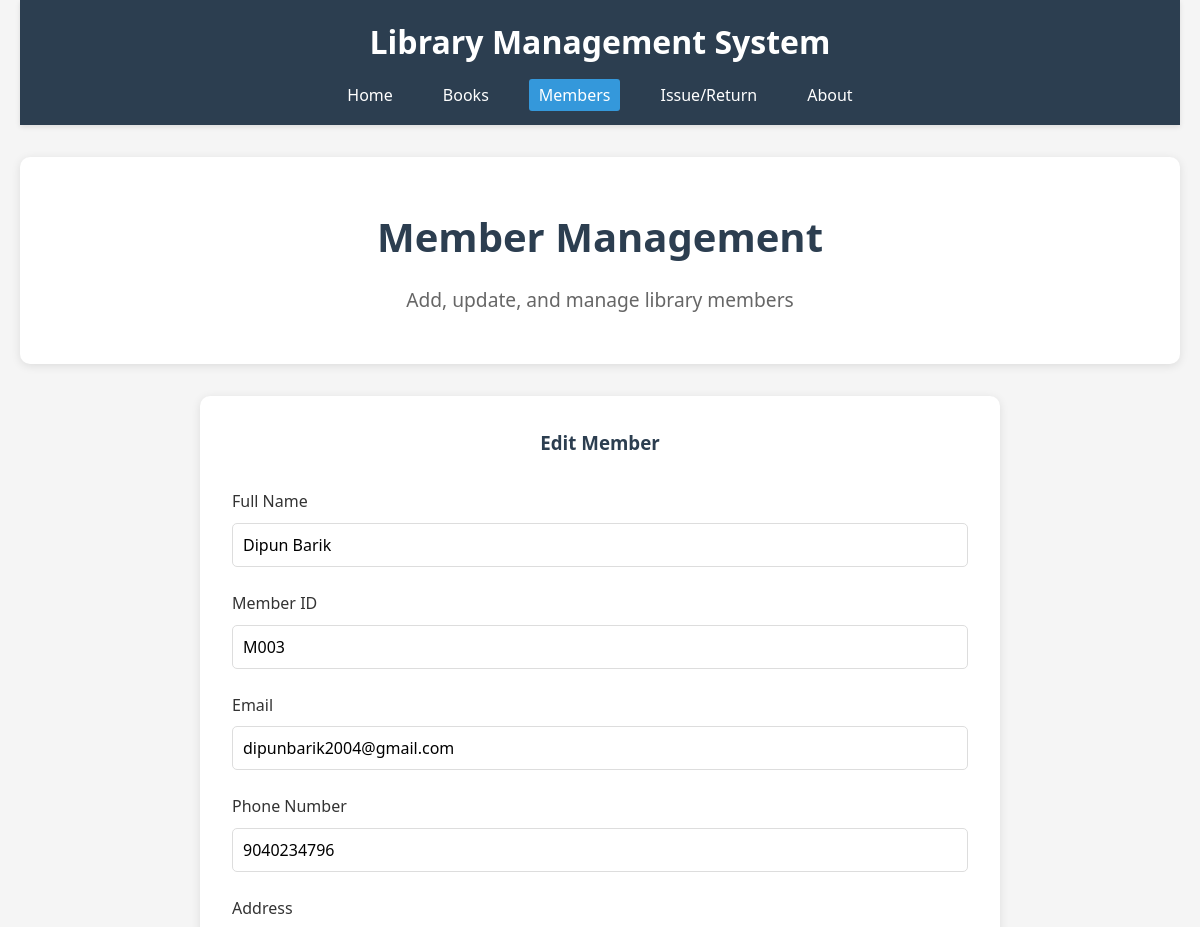
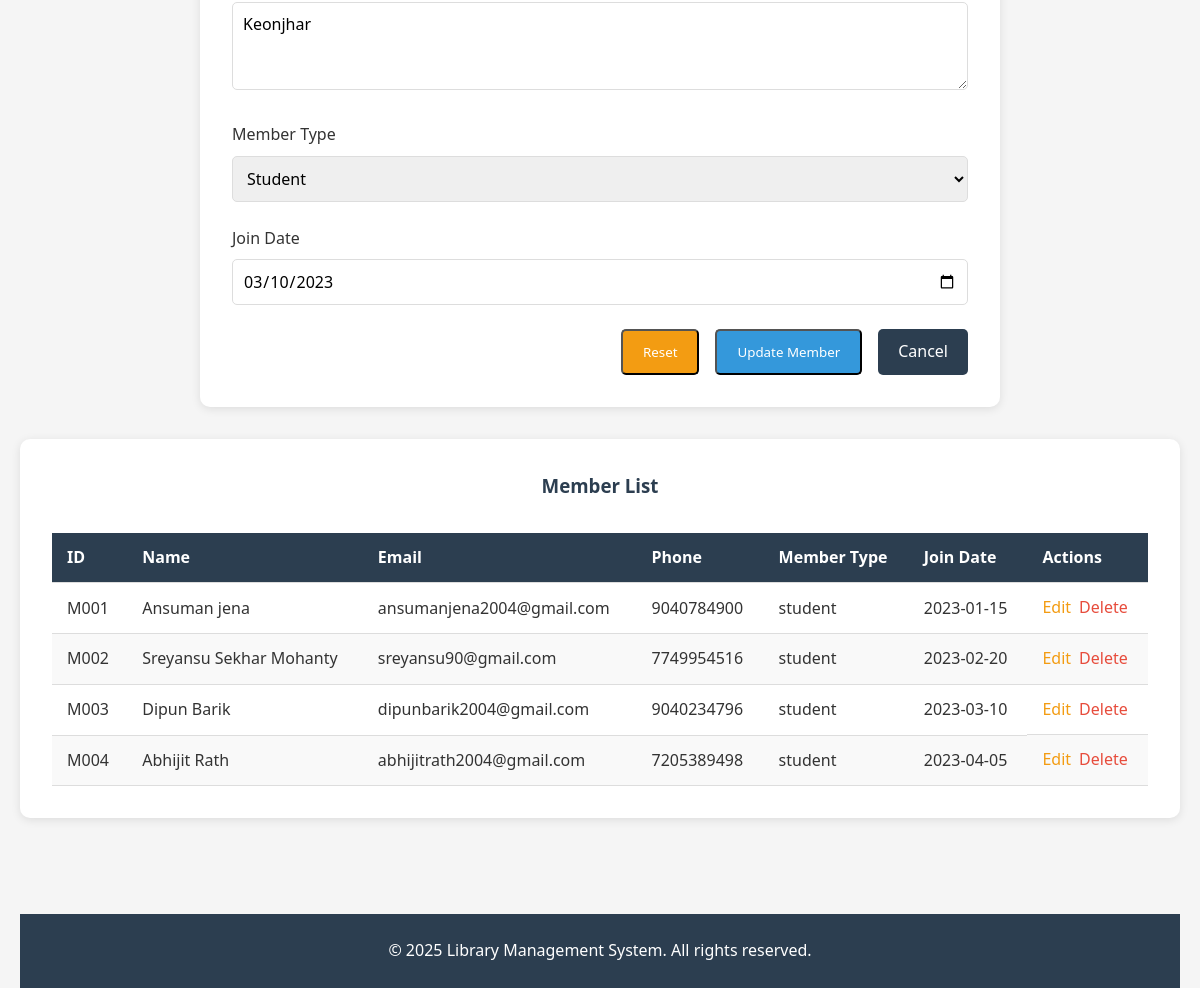
The app's page /members/edit/3 with its own data (2 pictures, top to bottom).
### app.py (models this page shows, shortened)
class Member(db.Model):
    id = db.Column(db.Integer, primary_key=True)
    member_id = db.Column(db.String(20), unique=True, nullable=False)
    name = db.Column(db.String(100), nullable=False)
    email = db.Column(db.String(100), unique=True, nullable=False)
    phone = db.Column(db.String(20), nullable=False)
    address = db.Column(db.Text)
    member_type = db.Column(db.String(20), nullable=False)
    join_date = db.Column(db.Date, nullable=False)
    created_at = db.Column(db.DateTime, default=datetime.utcnow)

### app.py (the view, shortened to what this page needs)
@app.route('/members/edit/<int:id>', methods=['GET', 'POST'])
def edit_member(id):
    member = Member.query.get_or_404(id)
    members = Member.query.all()
    return render_template('members.html', member=member, members=members, edit_mode=True)

### templates/members.html (shortened to what this page needs)
{% extends 'base.html' %}
{% block content %}
<section class="hero">
    <h2>Member Management</h2>
    <p>Add, update, and manage library members</p>
</section>
<section class="form-container">
    <h3 class="form-title">{% if edit_mode %}Edit Member{% else %}Add New Member{% endif %}</h3>
    <form action="{% if edit_mode %}{{ url_for('edit_member', id=member.id) }}{% else %}{{ url_for('add_member') }}{% endif %}" method="POST">
        <div class="form-group">
            <label for="memberName">Full Name</label>
            <input type="text" id="memberName" name="memberName" class="form-control" placeholder="Enter full name" value="{% if edit_mode %}{{ member.name }}{% endif %}" required>
        </div>
        <div class="form-group">
            <label for="memberID">Member ID</label>
            <input type="text" id="memberID" name="memberID" class="form-control" placeholder="Enter member ID" value="{% if edit_mode %}{{ member.member_id }}{% endif %}" required>
        </div>
        <div class="form-group">
            <label for="email">Email</label>
            <input type="email" id="email" name="email" class="form-control" placeholder="Enter email address" value="{% if edit_mode %}{{ member.email }}{% endif %}" required>
        </div>
        <div class="form-group">
            <label for="phone">Phone Number</label>
            <input type="tel" id="phone" name="phone" class="form-control" placeholder="Enter phone number" value="{% if edit_mode %}{{ member.phone }}{% endif %}" required>
        </div>
        <div class="form-group">
            <label for="address">Address</label>
            <textarea id="address" name="address" class="form-control" placeholder="Enter address" rows="3">{% if edit_mode %}{{ member.address }}{% endif %}</textarea>
        </div>
        <div class="form-group">
            <label for="memberType">Member Type</label>
            <select id="memberType" name="memberType" class="form-control" required>
                <option value="student" {% if edit_mode and member.member_type == 'student' %}selected{% endif %}>Student</option>
            </select>
        </div>
        <div class="form-group">
            <label for="joinDate">Join Date</label>
            <input type="date" id="joinDate" name="joinDate" class="form-control" value="{% if edit_mode %}{{ member.join_date }}{% endif %}" required>
        </div>
        <div class="form-buttons">
            <button type="reset" class="btn" style="background-color: var(--warning-color);">Reset</button>
            <button type="submit" class="btn">{% if edit_mode %}Update Member{% else %}Add Member{% endif %}</button>
            {% if edit_mode %}
            <a href="{{ url_for('members') }}" class="btn" style="background-color: var(--primary-color);">Cancel</a>
            {% endif %}
        </div>
    </form>
</section>
<section class="table-container">
    <h3 class="form-title">Member List</h3>
    <table>
        <thead>
            <tr>
                <th>ID</th>
                <th>Name</th>
                <th>Email</th>
                <th>Phone</th>
                <th>Member Type</th>
                <th>Join Date</th>
                <th>Actions</th>
            </tr>
        </thead>
        <tbody>
            {% if members %}
                {% for member in members %}
                <tr>
                    <td>{{ member.member_id }}</td>
                    <td>{{ member.name }}</td>
                    <td>{{ member.email }}</td>
                    <td>{{ member.phone }}</td>
                    <td>{{ member.member_type }}</td>
                    <td>{{ member.join_date }}</td>
                    <td class="action-buttons">
                        <a href="{{ url_for('edit_member', id=member.id) }}" class="edit-btn">Edit</a>
                        <a href="{{ url_for('delete_member', id=member.id) }}" class="delete-btn" onclick="return confirm('Are you sure you want to delete this member?')">Delete</a>
                    </td>
                </tr>
                {% endfor %}
            {% else %}
                <tr>
                    <td colspan="7" style="text-align: center;">No members available</td>
                </tr>
            {% endif %}
        </tbody>
    </table>
</section>
{% endblock %}

### static/css/styles.css (style rules this page uses)
* { margin: 0; padding: 0; box-sizing: border-box; font-family: 'Segoe UI', Tahoma, Geneva, Verdana, sans-serif; }
:root { --primary-color: #2c3e50; --secondary-color: #3498db; --accent-color: #e74c3c; --light-color: #ecf0f1; --dark-color: #2c3e50; --success-color: #2ecc71; --warning-color: #f39c12; }
body { background-color: #f5f5f5; color: #333; line-height: 1.6; }
a { text-decoration: none; color: var(--secondary-color); }
.btn { display: inline-block; background-color: var(--secondary-color); color: white; padding: 10px 20px; border-radius: 5px; transition: background-color 0.3s; }
.hero { text-align: center; padding: 3rem 1rem; background-color: white; border-radius: 10px; margin-bottom: 2rem; box-shadow: 0 2px 10px rgba(0, 0, 0, 0.1); }
.hero h2 { font-size: 2.5rem; margin-bottom: 1rem; color: var(--primary-color); }
.hero p { font-size: 1.2rem; color: #666; max-width: 800px; margin: 0 auto; }
.form-container { background-color: white; border-radius: 10px; padding: 2rem; max-width: 800px; margin: 0 auto 2rem; box-shadow: 0 2px 10px rgba(0, 0, 0, 0.1); }
.form-title { text-align: center; margin-bottom: 2rem; color: var(--primary-color); }
.form-group { margin-bottom: 1.5rem; }
.form-group label { display: block; margin-bottom: 0.5rem; font-weight: 500; }
.form-control { width: 100%; padding: 10px; border: 1px solid #ddd; border-radius: 5px; font-size: 1rem; }
.form-buttons { display: flex; justify-content: flex-end; gap: 1rem; }
.table-container { background-color: white; border-radius: 10px; padding: 2rem; margin-bottom: 2rem; overflow-x: auto; box-shadow: 0 2px 10px rgba(0, 0, 0, 0.1); }
table { width: 100%; border-collapse: collapse; }
table th, table td { padding: 12px 15px; text-align: left; border-bottom: 1px solid #ddd; }
table th { background-color: var(--primary-color); color: white; }
table tr:nth-child(even) { background-color: #f9f9f9; }
.action-buttons { display: flex; gap: 0.5rem; }
.edit-btn { color: var(--warning-color); }
.delete-btn { color: var(--accent-color); }

### records on screen
Member: memberName "Dipun Barik", memberID "M003", email "dipunbarik2004@gmail.com", phone "9040234796", address "Keonjhar", memberType "Student", joinDate "03/10/2023", member_id "M003", name "Dipun Barik", member_type "student", join_date "2023-03-10"
Member: member_id "M001", name "Ansuman jena", email "ansumanjena2004@gmail.com", phone "9040784900", member_type "student", join_date "2023-01-15"
Member: member_id "M002", name "Sreyansu Sekhar Mohanty", email "sreyansu90@gmail.com", phone "7749954516", member_type "student", join_date "2023-02-20"
Member: member_id "M004", name "Abhijit Rath", email "abhijitrath2004@gmail.com", phone "7205389498", member_type "student", join_date "2023-04-05"
